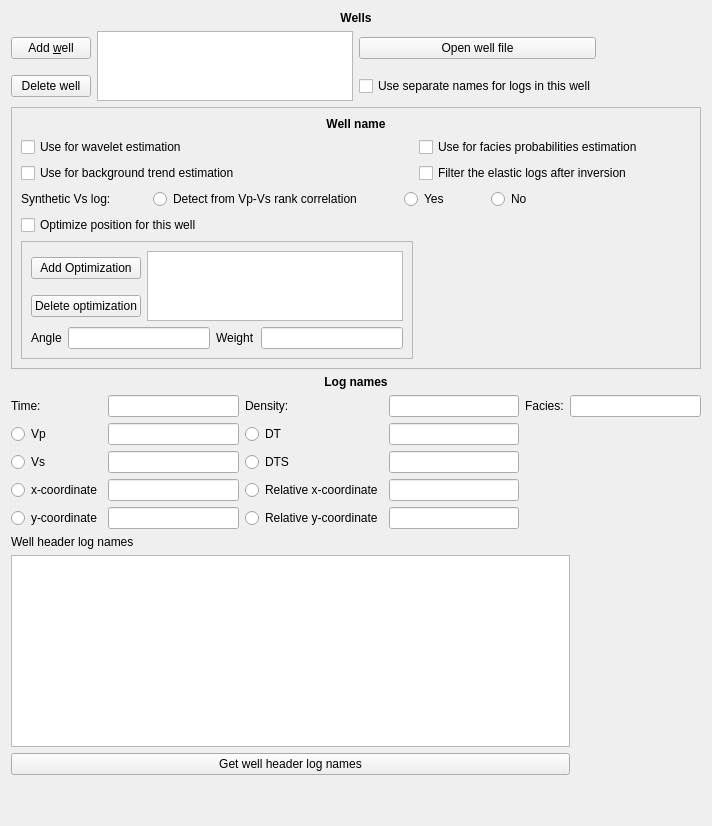
      <widget class="QWidget" name="wellsTab">
       <attribute name="title">
        <string>Wells</string>
       </attribute>
       <layout class="QGridLayout" name="gridLayout_16">
        <item row="0" column="0" colspan="3">
         <layout class="QHBoxLayout" name="horizontalLayout_22">
          <item>
           <widget class="QLabel" name="wellsLabel">
            <property name="font">
             <font>
              <weight>75</weight>
              <italic>false</italic>
              <bold>true</bold>
              <underline>false</underline>
             </font>
            </property>
            <property name="text">
             <string>Wells</string>
            </property>
            <property name="alignment">
             <set>Qt::AlignCenter</set>
            </property>
           </widget>
          </item>
         </layout>
        </item>
        <item row="1" column="0" colspan="2">
         <layout class="QGridLayout">
          <property name="margin">
           <number>0</number>
          </property>
          <property name="spacing">
           <number>6</number>
          </property>
          <item row="0" column="1" rowspan="2">
           <widget class="QListWidget" name="wellListWidget">
            <property name="toolTip">
             <string>&lt;qt&gt;A list of well logs</string>
            </property>
           </widget>
          </item>
          <item row="0" column="2">
           <widget class="QPushButton" name="openWellPushButton">
            <property name="toolTip">
             <string>&lt;qt&gt;Opens the selected well in the editor chosen in &quot;Settings&quot;. Default editor is emacs.</string>
            </property>
            <property name="text">
             <string>Open well file</string>
            </property>
           </widget>
          </item>
          <item row="0" column="0">
           <widget class="QPushButton" name="addWellPushButton">
            <property name="toolTip">
             <string>&lt;qt&gt;Adds another well log</string>
            </property>
            <property name="text">
             <string>Add &amp;well</string>
            </property>
           </widget>
          </item>
          <item row="1" column="0">
           <widget class="QPushButton" name="deleteWellPushButton">
            <property name="toolTip">
             <string>&lt;qt&gt;Removed the selected well log</string>
            </property>
            <property name="text">
             <string>Delete well</string>
            </property>
           </widget>
          </item>
          <item row="1" column="2">
           <widget class="QCheckBox" name="useSeparateLogNamesCheckBox">
            <property name="toolTip">
             <string>Use separate names for logs in this well. Log name tags will be added for this well when ticked.</string>
            </property>
            <property name="text">
             <string>Use separate names for logs in this well</string>
            </property>
           </widget>
          </item>
         </layout>
        </item>
        <item row="1" column="2">
         <spacer>
          <property name="orientation">
           <enum>Qt::Horizontal</enum>
          </property>
          <property name="sizeHint" stdset="0">
           <size>
            <width>40</width>
            <height>20</height>
           </size>
          </property>
         </spacer>
        </item>
        <item row="2" column="0" colspan="3">
         <widget class="QFrame" name="wellFrame">
          <property name="frameShape">
           <enum>QFrame::StyledPanel</enum>
          </property>
          <property name="frameShadow">
           <enum>QFrame::Raised</enum>
          </property>
          <layout class="QGridLayout">
           <property name="margin">
            <number>9</number>
           </property>
           <property name="spacing">
            <number>6</number>
           </property>
           <item row="0" column="0" colspan="4">
            <widget class="QLabel" name="wellNameLabel">
             <property name="font">
              <font>
               <weight>75</weight>
               <bold>true</bold>
               <underline>false</underline>
              </font>
             </property>
             <property name="text">
              <string>Well name</string>
             </property>
             <property name="alignment">
              <set>Qt::AlignCenter</set>
             </property>
            </widget>
           </item>
           <item row="6" column="0" colspan="2">
            <widget class="QCheckBox" name="waveletEstimationCheckBox">
             <property name="toolTip">
              <string>&lt;qt&gt;Whether this log should be used for wavelet estimation.</string>
             </property>
             <property name="text">
              <string>Use for wavelet estimation</string>
             </property>
            </widget>
           </item>
           <item row="6" column="2" colspan="2">
            <widget class="QCheckBox" name="faciesProbabilitiesCheckBox">
             <property name="toolTip">
              <string>&lt;qt&gt;Whether this log should be used for facies estimation.</string>
             </property>
             <property name="text">
              <string>Use for facies probabilities estimation</string>
             </property>
            </widget>
           </item>
           <item row="7" column="0" colspan="2">
            <widget class="QCheckBox" name="backgroundTrendCheckBox">
             <property name="toolTip">
              <string>&lt;qt&gt;Whether this log should be used for background trend estimation.</string>
             </property>
             <property name="text">
              <string>Use for background trend estimation</string>
             </property>
            </widget>
           </item>
           <item row="7" column="2" colspan="2">
            <widget class="QCheckBox" name="filterElasticCheckBox">
             <property name="toolTip">
              <string>&lt;qt&gt;Should the elastic logs in this well be multi-parameter-filtered after inversion?</string>
             </property>
             <property name="text">
              <string>Filter the elastic logs after inversion</string>
             </property>
            </widget>
           </item>
           <item row="8" column="0" colspan="4">
            <layout class="QHBoxLayout">
             <property name="spacing">
              <number>42</number>
             </property>
             <property name="margin">
              <number>0</number>
             </property>
             <item>
              <widget class="QLabel" name="synteticVsLabel">
               <property name="toolTip">
                <string>&lt;qt&gt;If the Vs log is synthetic, there is no additional information and it will not be used to estimate facies probabilities.</string>
               </property>
               <property name="text">
                <string>Synthetic Vs log:</string>
               </property>
              </widget>
             </item>
             <item>
              <widget class="QRadioButton" name="synteticVsDetectRadioButton">
               <property name="toolTip">
                <string>&lt;qt&gt;If the Vs log is synthetic, there is no additional information and it will not be used to estimate facies probabilities. What the limit is for considering the Vs log synthetic can be set in settings.</string>
               </property>
               <property name="text">
                <string>Detect from Vp-Vs rank correlation</string>
               </property>
              </widget>
             </item>
             <item>
              <widget class="QRadioButton" name="synteticVsYesRadioButton">
               <property name="toolTip">
                <string>If the Vs log is synthetic, there is no additional information and it will not be used to estimate facies probabilities.</string>
               </property>
               <property name="text">
                <string>Yes</string>
               </property>
              </widget>
             </item>
             <item>
              <widget class="QRadioButton" name="synteticVsNoRadioButton">
               <property name="toolTip">
                <string>&lt;qt&gt;If the Vs log is synthetic, there is no additional information and it will not be used to estimate facies probabilities.</string>
               </property>
               <property name="text">
                <string>No</string>
               </property>
              </widget>
             </item>
             <item>
              <spacer name="horizontalSpacer_21">
               <property name="orientation">
                <enum>Qt::Horizontal</enum>
               </property>
               <property name="sizeHint" stdset="0">
                <size>
                 <width>40</width>
                 <height>20</height>
                </size>
               </property>
              </spacer>
             </item>
            </layout>
           </item>
           <item row="9" column="0" colspan="2">
            <widget class="QCheckBox" name="optimizePositionCheckBox">
             <property name="toolTip">
              <string>&lt;qt&gt;The position of the well can be optimized using this option by giving different weight to the different angle stacks.</string>
             </property>
             <property name="text">
              <string>Optimize position for this well</string>
             </property>
            </widget>
           </item>
           <item row="10" column="0" colspan="2">
            <widget class="QFrame" name="optimizePositionFrame">
             <property name="frameShape">
              <enum>QFrame::StyledPanel</enum>
             </property>
             <property name="frameShadow">
              <enum>QFrame::Raised</enum>
             </property>
             <layout class="QGridLayout">
              <property name="margin">
               <number>9</number>
              </property>
              <property name="spacing">
               <number>6</number>
              </property>
              <item row="0" column="0">
               <widget class="QPushButton" name="optimizePositionPushButton">
                <property name="toolTip">
                 <string>&lt;qt&gt;Adds another optmization for this well.</string>
                </property>
                <property name="text">
                 <string>Add Optimization</string>
                </property>
               </widget>
              </item>
              <item row="1" column="0">
               <widget class="QPushButton" name="deleteOptimizationPushButton">
                <property name="toolTip">
                 <string>&lt;qt&gt;Delete the selected optimization.</string>
                </property>
                <property name="text">
                 <string>Delete optimization</string>
                </property>
               </widget>
              </item>
              <item row="0" column="1" rowspan="2">
               <widget class="QListWidget" name="optimizePositionListWidget">
                <property name="toolTip">
                 <string>&lt;qt&gt;List of optimizations.</string>
                </property>
               </widget>
              </item>
              <item row="2" column="0" colspan="2">
               <layout class="QHBoxLayout">
                <property name="spacing">
                 <number>6</number>
                </property>
                <property name="margin">
                 <number>0</number>
                </property>
                <item>
                 <widget class="QLabel" name="angleLabel">
                  <property name="toolTip">
                   <string>&lt;qt&gt;Which angle to optimize for.</string>
                  </property>
                  <property name="text">
                   <string>Angle</string>
                  </property>
                  <property name="buddy">
                   <cstring>anglePositionlineEdit</cstring>
                  </property>
                 </widget>
                </item>
                <item>
                 <widget class="QLineEdit" name="anglePositionlineEdit">
                  <property name="toolTip">
                   <string>&lt;qt&gt;Which angle to optimize for.</string>
                  </property>
                 </widget>
                </item>
                <item>
                 <widget class="QLabel" name="weightLabel">
                  <property name="toolTip">
                   <string>&lt;qt&gt;The weight of the optimization for this angle.</string>
                  </property>
                  <property name="text">
                   <string>Weight</string>
                  </property>
                  <property name="buddy">
                   <cstring>weightLineEdit</cstring>
                  </property>
                 </widget>
                </item>
                <item>
                 <widget class="QLineEdit" name="weightLineEdit">
                  <property name="toolTip">
                   <string>&lt;qt&gt;The weight of the optimization for this angle.</string>
                  </property>
                 </widget>
                </item>
               </layout>
              </item>
             </layout>
            </widget>
           </item>
          </layout>
         </widget>
        </item>
        <item row="3" column="0" colspan="3">
         <layout class="QHBoxLayout" name="horizontalLayout_23">
          <item>
           <widget class="QLabel" name="logFormatLabel">
            <property name="font">
             <font>
              <weight>75</weight>
              <bold>true</bold>
             </font>
            </property>
            <property name="text">
             <string>Log names</string>
            </property>
            <property name="alignment">
             <set>Qt::AlignCenter</set>
            </property>
           </widget>
          </item>
         </layout>
        </item>
        <item row="4" column="0" colspan="3">
         <layout class="QGridLayout" name="gridLayout_17">
          <item row="0" column="0">
           <widget class="QLabel" name="timeLabel">
            <property name="minimumSize">
             <size>
              <width>0</width>
              <height>0</height>
             </size>
            </property>
            <property name="toolTip">
             <string>&lt;qt&gt;The header name for two way time log</string>
            </property>
            <property name="text">
             <string>Time:</string>
            </property>
            <property name="buddy">
             <cstring>timeLineEdit</cstring>
            </property>
           </widget>
          </item>
          <item row="0" column="1">
           <widget class="QLineEdit" name="timeLineEdit">
            <property name="sizePolicy">
             <sizepolicy hsizetype="Expanding" vsizetype="Fixed">
              <horstretch>0</horstretch>
              <verstretch>0</verstretch>
             </sizepolicy>
            </property>
            <property name="minimumSize">
             <size>
              <width>0</width>
              <height>0</height>
             </size>
            </property>
            <property name="maximumSize">
             <size>
              <width>16777215</width>
              <height>16777215</height>
             </size>
            </property>
            <property name="baseSize">
             <size>
              <width>0</width>
              <height>0</height>
             </size>
            </property>
            <property name="acceptDrops">
             <bool>true</bool>
            </property>
            <property name="toolTip">
             <string>&lt;qt&gt;The header name for two way time log</string>
            </property>
            <property name="styleSheet">
             <string notr="true"/>
            </property>
            <property name="text">
             <string/>
            </property>
           </widget>
          </item>
          <item row="0" column="2">
           <widget class="QLabel" name="densityLabel">
            <property name="toolTip">
             <string>&lt;qt&gt;The header name for density log</string>
            </property>
            <property name="text">
             <string>Density:</string>
            </property>
            <property name="buddy">
             <cstring>densityLineEdit</cstring>
            </property>
           </widget>
          </item>
          <item row="0" column="3">
           <widget class="QLineEdit" name="densityLineEdit">
            <property name="minimumSize">
             <size>
              <width>0</width>
              <height>0</height>
             </size>
            </property>
            <property name="maximumSize">
             <size>
              <width>16777215</width>
              <height>16777215</height>
             </size>
            </property>
            <property name="toolTip">
             <string>&lt;qt&gt;The header name for density log</string>
            </property>
            <property name="styleSheet">
             <string notr="true"/>
            </property>
           </widget>
          </item>
          <item row="0" column="4">
           <widget class="QLabel" name="faciesFormatLabel">
            <property name="toolTip">
             <string>&lt;qt&gt;The header name for facies log</string>
            </property>
            <property name="text">
             <string>Facies:</string>
            </property>
            <property name="buddy">
             <cstring>faciesLineEdit</cstring>
            </property>
           </widget>
          </item>
          <item row="0" column="5">
           <widget class="QLineEdit" name="faciesLineEdit">
            <property name="minimumSize">
             <size>
              <width>0</width>
              <height>0</height>
             </size>
            </property>
            <property name="maximumSize">
             <size>
              <width>16777215</width>
              <height>16777215</height>
             </size>
            </property>
            <property name="toolTip">
             <string>&lt;qt&gt;The header name for facies log</string>
            </property>
            <property name="styleSheet">
             <string notr="true"/>
            </property>
           </widget>
          </item>
          <item row="1" column="0">
           <widget class="QRadioButton" name="vpRadioButton">
            <property name="toolTip">
             <string>&lt;qt&gt;Use Vp log.</string>
            </property>
            <property name="text">
             <string>Vp</string>
            </property>
           </widget>
          </item>
          <item row="1" column="1">
           <widget class="QLineEdit" name="vpLineEdit">
            <property name="sizePolicy">
             <sizepolicy hsizetype="Expanding" vsizetype="Fixed">
              <horstretch>0</horstretch>
              <verstretch>0</verstretch>
             </sizepolicy>
            </property>
            <property name="minimumSize">
             <size>
              <width>0</width>
              <height>0</height>
             </size>
            </property>
            <property name="toolTip">
             <string>The header name for VP log</string>
            </property>
           </widget>
          </item>
          <item row="1" column="2">
           <widget class="QRadioButton" name="dtRadioButton">
            <property name="toolTip">
             <string>&lt;qt&gt;Use DT log.</string>
            </property>
            <property name="text">
             <string>DT</string>
            </property>
           </widget>
          </item>
          <item row="1" column="3">
           <widget class="QLineEdit" name="dtLineEdit">
            <property name="minimumSize">
             <size>
              <width>0</width>
              <height>0</height>
             </size>
            </property>
            <property name="toolTip">
             <string>The header name for DT log</string>
            </property>
           </widget>
          </item>
          <item row="2" column="0">
           <widget class="QRadioButton" name="vsRadioButton">
            <property name="toolTip">
             <string>&lt;qt&gt;Use Vs log.</string>
            </property>
            <property name="text">
             <string>Vs</string>
            </property>
           </widget>
          </item>
          <item row="2" column="1">
           <widget class="QLineEdit" name="vsLineEdit">
            <property name="toolTip">
             <string>The header name for VS log</string>
            </property>
           </widget>
          </item>
          <item row="2" column="2">
           <widget class="QRadioButton" name="dtsRadioButton">
            <property name="sizePolicy">
             <sizepolicy hsizetype="Preferred" vsizetype="Fixed">
              <horstretch>0</horstretch>
              <verstretch>0</verstretch>
             </sizepolicy>
            </property>
            <property name="minimumSize">
             <size>
              <width>0</width>
              <height>0</height>
             </size>
            </property>
            <property name="toolTip">
             <string>&lt;qt&gt;Use DTS log.</string>
            </property>
            <property name="text">
             <string>DTS</string>
            </property>
           </widget>
          </item>
          <item row="2" column="3">
           <widget class="QLineEdit" name="dtsLineEdit">
            <property name="toolTip">
             <string>The header name for DTS log</string>
            </property>
           </widget>
          </item>
          <item row="3" column="0">
           <widget class="QRadioButton" name="xCoordinateRadioButton">
            <property name="toolTip">
             <string>Provide name of the x-coordinate log.</string>
            </property>
            <property name="text">
             <string>x-coordinate</string>
            </property>
           </widget>
          </item>
          <item row="3" column="2">
           <widget class="QRadioButton" name="relativeXCoordinateRadioButton">
            <property name="toolTip">
             <string>Provide name of relative x-coordinate log.</string>
            </property>
            <property name="text">
             <string>Relative x-coordinate</string>
            </property>
           </widget>
          </item>
          <item row="3" column="1">
           <widget class="QLineEdit" name="xCoordinateLineEdit">
            <property name="toolTip">
             <string>Name of the x-coordinate log in well file header.</string>
            </property>
           </widget>
          </item>
          <item row="3" column="3">
           <widget class="QLineEdit" name="relativeXCoordinateLineEdit">
            <property name="toolTip">
             <string>Name of log for relative x-coordinate in well log header.</string>
            </property>
           </widget>
          </item>
          <item row="5" column="0">
           <widget class="QRadioButton" name="yCoordinateRadioButton">
            <property name="toolTip">
             <string>Provide name of y-coordinate log.</string>
            </property>
            <property name="text">
             <string>y-coordinate</string>
            </property>
           </widget>
          </item>
          <item row="5" column="2">
           <widget class="QRadioButton" name="relativeYCoordinateRadioButton">
            <property name="toolTip">
             <string>Provide name of relative y-coordinate log.</string>
            </property>
            <property name="text">
             <string>Relative y-coordinate</string>
            </property>
           </widget>
          </item>
          <item row="5" column="1">
           <widget class="QLineEdit" name="yCoordinateLineEdit"/>
          </item>
          <item row="5" column="3">
           <widget class="QLineEdit" name="relativeYCoordinateLineEdit">
            <property name="toolTip">
             <string>Name of relative y-coordinate log from well file header.</string>
            </property>
           </widget>
          </item>
         </layout>
        </item>
        <item row="5" column="0">
         <widget class="QLabel" name="wellHeaderLabel">
          <property name="text">
           <string>Well header log names</string>
          </property>
         </widget>
        </item>
        <item row="6" column="0">
         <widget class="QListWidget" name="wellHeaderListWidget">
          <property name="toolTip">
           <string>&lt;qt&gt;These are the names of the well logs from the selected well.</string>
          </property>
         </widget>
        </item>
        <item row="7" column="0">
         <widget class="QPushButton" name="wellHeaderPushButton">
          <property name="toolTip">
           <string>&lt;qt&gt;Gets the names of the logs in the selected well. Can only be used if a well is selected.</string>
          </property>
          <property name="text">
           <string>Get well header log names</string>
          </property>
         </widget>
        </item>
        <item row="8" column="1">
         <spacer>
          <property name="orientation">
           <enum>Qt::Vertical</enum>
          </property>
          <property name="sizeHint" stdset="0">
           <size>
            <width>20</width>
            <height>40</height>
           </size>
          </property>
         </spacer>
        </item>
       </layout>
      </widget>
